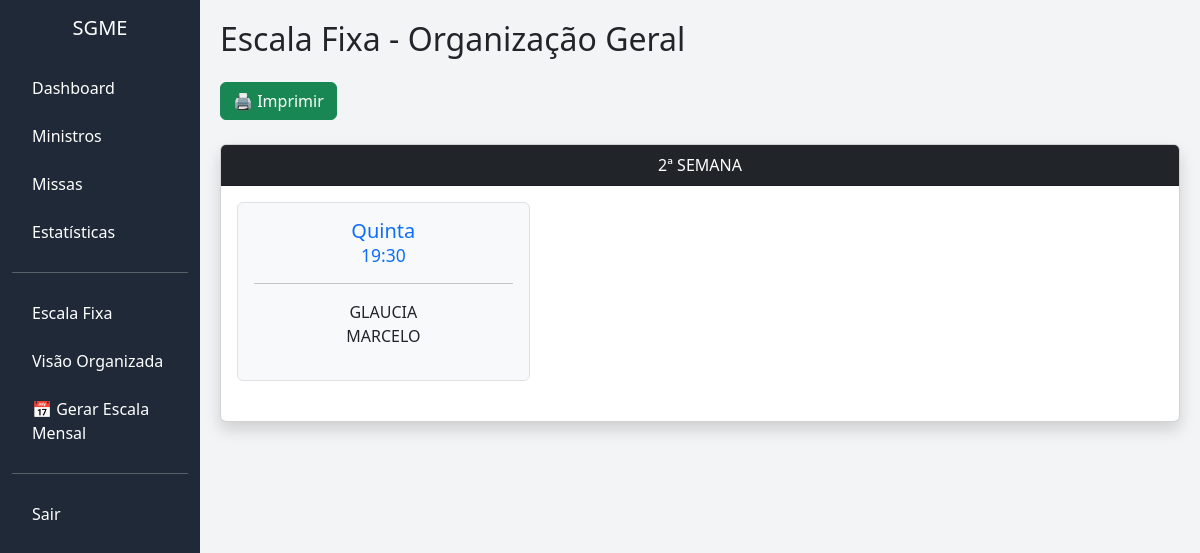
/escala_fixa/visao (signed in), run on the app's committed database.
### models.py (models this page shows, shortened)
class EscalaFixa(db.Model):
    id = db.Column(db.Integer, primary_key=True)
    semana = db.Column(db.Integer)          # 1-5 (opcional)
    dia_semana = db.Column(db.Integer)      # 0=Segunda, 6=Domingo
    horario = db.Column(db.String(10))      # opcional
    comunidade = db.Column(db.String(100))  # opcional
    id_ministro = db.Column(
    db.Integer,
    db.ForeignKey('ministro.id', ondelete="CASCADE"))
    id_paroquia = db.Column(db.Integer)
    ministro = db.relationship("Ministro", passive_deletes=True)

class Ministro(db.Model):
    id = db.Column(db.Integer, primary_key=True)
    nome = db.Column(db.String(120))
    telefone = db.Column(db.String(20))
    email = db.Column(db.String(120))
    data_nascimento = db.Column(db.Date)
    tempo_ministerio = db.Column(db.Integer)
    data_cadastro = db.Column(db.Date, default=date.today)
    id_paroquia = db.Column(db.Integer, db.ForeignKey('paroquia.id'))
    token_publico = db.Column(db.String(120), unique=True,default=lambda: str(uuid.uuid4()))
    cpf = db.column(db.String(14))
    comunidade = db.Column(db.String(30))
    __table_args__ = (
        db.UniqueConstraint('nome', 'id_paroquia', name='unique_ministro_paroquia'),
    )

### app.py (the view)
@app.route("/escala_fixa/visao")
@login_required
def visao_escala_fixa():
    fixos = EscalaFixa.query.filter_by(
        id_paroquia=current_user.id_paroquia
    ).all()
    estrutura = {}
    for f in fixos:
        if not f.ministro:
            continue
        semana = f.semana if f.semana else 0
        dia = f.dia_semana if f.dia_semana is not None else -1
        horario = f.horario if f.horario else "99:99"
        if semana not in estrutura:
            estrutura[semana] = {}
        if dia not in estrutura[semana]:
            estrutura[semana][dia] = {}
        if horario not in estrutura[semana][dia]:
            estrutura[semana][dia][horario] = set()  # 🔥 AQUI MUDOU
        estrutura[semana][dia][horario].add(f.ministro.nome)  # 🔥 AQUI MUDOU
    for semana in estrutura:
        for dia in estrutura[semana]:
            for horario in estrutura[semana][dia]:
                estrutura[semana][dia][horario] = sorted(
                    list(estrutura[semana][dia][horario])
                )
    return render_template(
        "visao_escala_fixa.html",
        estrutura=estrutura
    )

### app.py (called while the page is built)
@login_manager.user_loader
def load_user(user_id):
    return Usuario.query.get(int(user_id))

### templates/visao_escala_fixa.html
{% extends "base.html" %}
{% block content %}
<h2 class="mb-4">Escala Fixa - Organização Geral</h2>
<button onclick="window.print()" class="btn btn-success mb-4">
    🖨️ Imprimir
</button>
{% set dias = {
    -1: "Todos",
    0: "Segunda",
    1: "Terça",
    2: "Quarta",
    3: "Quinta",
    4: "Sexta",
    5: "Sábado",
    6: "Domingo"
} %}
{% for semana, dias_dict in estrutura.items() %}
<div class="card shadow mb-5">
    <div class="card-header bg-dark text-white text-center">
        {% if semana == 0 %}
            Todas as Semanas
        {% else %}
            {{ semana }}ª SEMANA
        {% endif %}
    </div>
    <div class="card-body">
        <div class="row">
        {% for dia, horarios in dias_dict.items() %}
            {% for horario, ministros in horarios.items() %}
            <div class="col-md-4 mb-4">
                <div class="border rounded p-3 bg-light h-100">
                    <h5 class="text-primary text-center">
                        {{ dias[dia] }}
                        <br>
                        <small>{{ horario }}</small>
                    </h5>
                    <hr>
                    <ul class="list-unstyled text-center">
                        {% for nome in ministros|sort %}
                            <li>{{ nome }}</li>
                        {% endfor %}
                    </ul>
                </div>
            </div>
            {% endfor %}
        {% endfor %}
        </div>
    </div>
</div>
{% endfor %}
{% endblock %}

### templates/base.html (style rules this page uses)
body { overflow-x: hidden; background-color: #f3f4f6; }

### data on the page
EscalaFixa: dias "Quinta", horario "19:30"
Ministro: nome "GLAUCIA"
Ministro: nome "MARCELO"

### other printed values
{{ semana }} "2"
